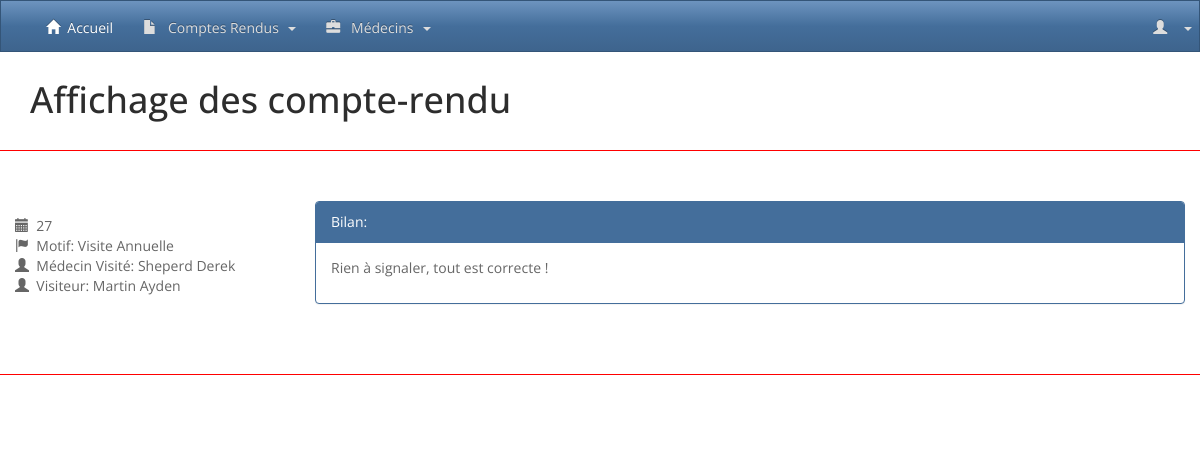
Before: /afficher_compte_rendu.php?id=1 with the older database file.
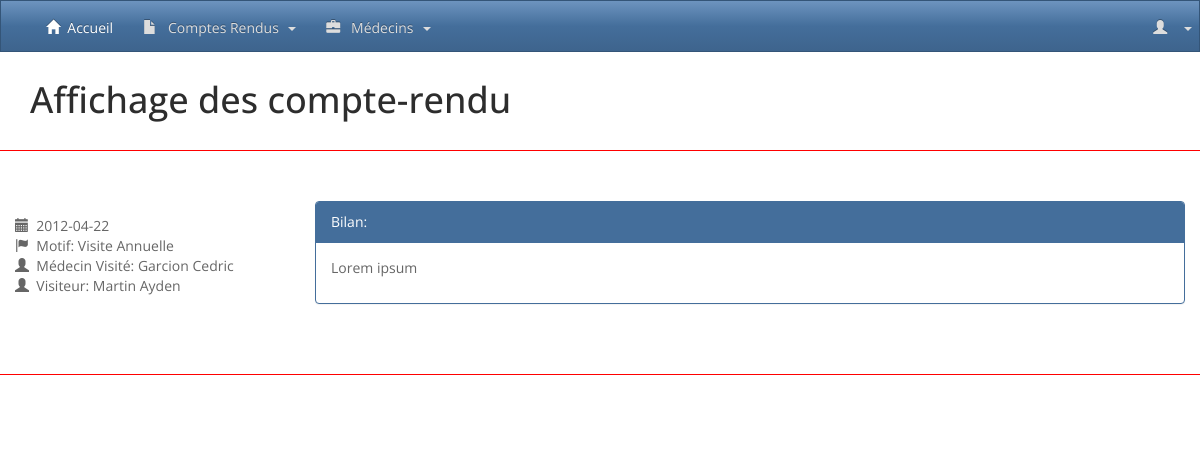
After: the same page with the newer database file.
### tables this page shows
CREATE TABLE IF NOT EXISTS `rapport` (
  `ID` int(32) NOT NULL AUTO_INCREMENT,
  `ID_REDIGER` int(32) NOT NULL,
  `ID_CONCERNE` int(32) NOT NULL,
  `DATERAPPORT` date NOT NULL,
  `MOTIF` int(255) DEFAULT NULL,
  `BILAN` varchar(255) DEFAULT NULL,
  PRIMARY KEY (`ID`),
  KEY `FK_RAPPORT_MEDECIN` (`ID_CONCERNE`),
  KEY `FK_RAPPORT_VISITEUR` (`ID_REDIGER`),
  KEY `FK_RAPPORT_MOTIF` (`MOTIF`)
);

CREATE TABLE IF NOT EXISTS `medecin` (
  `ID` int(11) NOT NULL AUTO_INCREMENT,
  `ID_POSSEDE` int(11) NOT NULL,
  `NOM` varchar(255) DEFAULT NULL,
  `PRENOM` varchar(255) DEFAULT NULL,
  `ADRESSE` varchar(255) DEFAULT NULL,
  `VILLE_MEDECIN` varchar(255) NOT NULL,
  `CP_MEDECIN` int(5) NOT NULL,
  `TEL` varchar(32) DEFAULT NULL,
  `DEPARTEMENT` int(2) DEFAULT NULL,
  PRIMARY KEY (`ID`),
  KEY `FK_MEDECIN_SPECIALITE` (`ID_POSSEDE`)
);

CREATE TABLE IF NOT EXISTS `motif` (
  `id` int(11) NOT NULL AUTO_INCREMENT,
  `libelle` varchar(255) DEFAULT NULL,
  PRIMARY KEY (`id`)
);

CREATE TABLE IF NOT EXISTS `visiteur` (
  `ID` int(32) NOT NULL AUTO_INCREMENT,
  `NOM` varchar(255) DEFAULT NULL,
  `PRENOM` varchar(255) DEFAULT NULL,
  `LOGIN` varchar(255) NOT NULL,
  `PASSWORD` varchar(255) NOT NULL,
  `ADRESSE` varchar(255) DEFAULT NULL,
  `VILLE` varchar(255) DEFAULT NULL,
  `CP` int(11) NOT NULL,
  `MAIL` varchar(255) NOT NULL,
  `DATEEMBAUCHE` date NOT NULL,
  PRIMARY KEY (`ID`)
);

### afficher_compte_rendu.php (the view, shortened to what this page needs)
<?php
  include("lib/function.php");
if (isset($_GET['page']) && is_numeric($_GET['page'])){
      $query="SELECT ID FROM RAPPORT LIMIT 0,1";
      $result=$bdd->query($query);
      if($result->rowCount()==0){
        setFlash("danger","Il n'y a pas de compte-rendu enregistré, vous avez été redirigé en page d'accueil.");
            header('Location: '.WEBROOT);
            die();
      }
      $page = $_GET['page'];
      $nbParPage = 2;
      $limit = ($page-1) * $nbParPage;
      if (isset($_GET['q'])) {
          $search= substr_replace($_GET['q'], '%', 0, 0);
          $search .= '%';
          $search = $bdd->quote($search);
          $query =
              "SELECT r.ID, r.DATERAPPORT, r.BILAN, mo.libelle as motif, m.NOM as nomRedige, v.NOM as nomVisite, m.PRENOM as prenomRedige, v.PRENOM as prenomVisite FROM rapport r
                INNER JOIN medecin m ON m.ID = r.ID_REDIGER
                INNER JOIN visiteur v ON v.ID = r.ID_CONCERNE
                INNER JOIN motif mo ON mo.ID = r.MOTIF
                WHERE r.BILAN LIKE ".$search." ORDER BY r.DATERAPPORT DESC LIMIT $limit, $nbParPage";
          $result=$bdd->query($query);
          $rapport = $result->fetchAll();
          if($result->rowCount()<1){
            if ($page==1) {
            setFlash("warning","Aucun résultats ne correspond à votre recherche.");
            header('Location: '.WEBROOT.'afficher_compte_rendu.php?page=1');
            die();
            }
            setFlash("info","Il n'y a plus de compte-rendu ensuite pour votre recherche, vous avez été redirigé en première page.");
            header('Location: '.WEBROOT.'afficher_compte_rendu.php?page=1&q='.$_GET['q']);
            die();
          }
          $title = "<small>Rechercher: '".$_GET['q']."'</small>";
        }
        else{
            $query =
            "SELECT r.DATERAPPORT, r.BILAN, mo.libelle as motif, m.NOM as nomRedige, v.NOM as nomVisite, m.PRENOM as prenomRedige, v.PRENOM as prenomVisite
              FROM rapport r
              INNER JOIN medecin m ON m.ID = r.ID_REDIGER
              INNER JOIN visiteur v ON v.ID = r.ID_CONCERNE
              INNER JOIN motif mo ON mo.ID = r.MOTIF
              ORDER BY r.DATERAPPORT DESC LIMIT $limit, $nbParPage";
            $result = $bdd->query($query);
            $rapport = $result->fetchAll();
          if($result->rowCount()<1){
            setFlash("info","Il n'y a plus de compte-rendu ensuite, vous avez été redirigé en première page.");
            header('Location: '.WEBROOT.'afficher_compte_rendu.php?page=1');
            die();
          }
        }
}
elseif (isset($_GET['id']) && is_numeric($_GET['id'])) {
      $IdRapport = $bdd->quote($_GET['id']);
      $query =
      "SELECT r.ID, r.DATERAPPORT, r.BILAN, mo.libelle as motif, m.NOM as nomRedige, v.NOM as nomVisite, m.PRENOM as prenomRedige, v.PRENOM as prenomVisite FROM rapport r
        INNER JOIN medecin m ON m.ID = r.ID_REDIGER
        INNER JOIN visiteur v ON v.ID = r.ID_CONCERNE
        INNER JOIN motif mo ON mo.ID = r.MOTIF
         WHERE r.ID=".$IdRapport;
      $result=$bdd->query($query);
      $rapport = $result->fetchAll();
}
else{
      setFlash("danger","L'id saisi est incorrect");
       header('Location: '.WEBROOT);
       die();
}
  include("partials/header.php");
  include("partials/navbar.php");
?>
<div class="container">
  <h1>
  Affichage des compte-rendu
  </h1>
  <div class="row">
      <?php foreach($rapport as $CompteRendu):?>
          <article class="compte-rendu-list row">
            <div class="col-xs-12 col-sm-12 col-md-3">
              <ul class="meta-search">
                <li><i class="glyphicon glyphicon-calendar"></i> <span>&nbsp;<?= $CompteRendu['DATERAPPORT'];?></span></li>
                <li><i class="glyphicon glyphicon-flag" ></i> <span>&nbsp;Motif: <?= $CompteRendu['motif'];?></span></li>
                <li><i class="glyphicon glyphicon-user" ></i> <span>&nbsp;Médecin Visité: <?= $CompteRendu['nomRedige'].' '.$CompteRendu['prenomRedige'];?></span></li>
                <li><i class="glyphicon glyphicon-user" ></i> <span>&nbsp;Visiteur: <?= $CompteRendu['nomVisite'].' '.$CompteRendu['prenomVisite'];?></span></li>
              </ul>
            </div>
            <div class="col-xs-12 col-sm-12 col-md-9">
            <div class="panel panel-primary">
              <div class="panel-heading">Bilan:</div>
                <div class="panel-body">
                  <p><?= $CompteRendu['BILAN'];?></p>
                </div>
              </div>
            </div>
          </article>
      <?php endforeach; ?>
  </div>
</div>
<?php include("partials/footer.php");?>

Changed rows visible on the page:
changed rapport "Visite Annuelle": DATERAPPORT "27" → "2012-04-22"; ID_CONCERNE.NOM "Sheperd" → "Garcion"; ID_CONCERNE.PRENOM "Derek" → "Cedric"; BILAN "Rien à signaler, tout est correcte !" → "Lorem ipsum"
